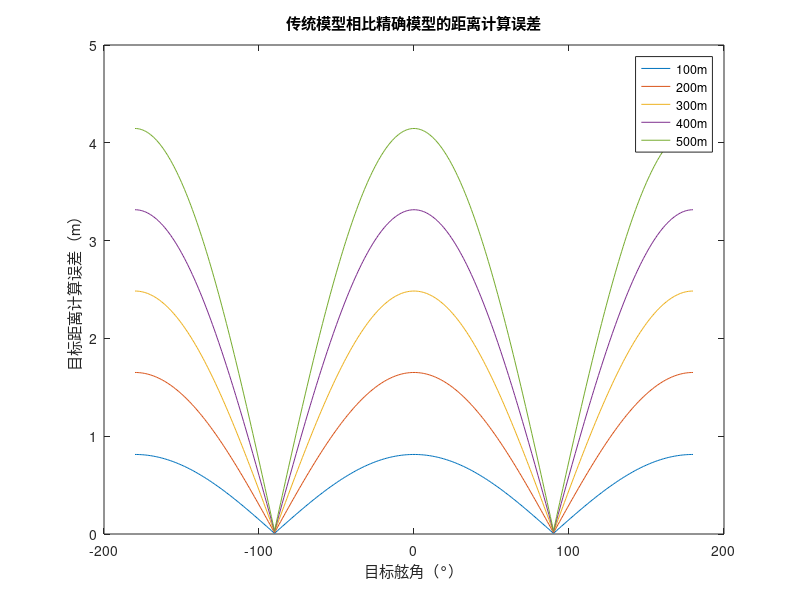
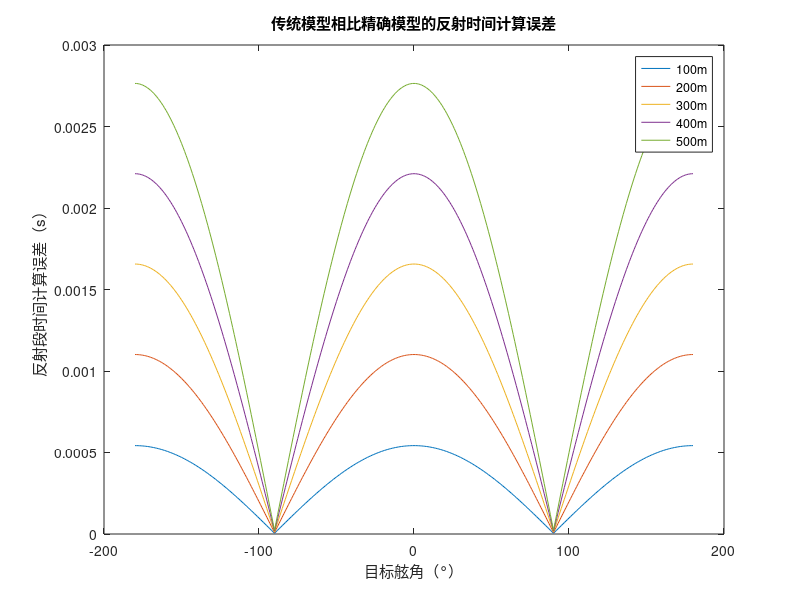
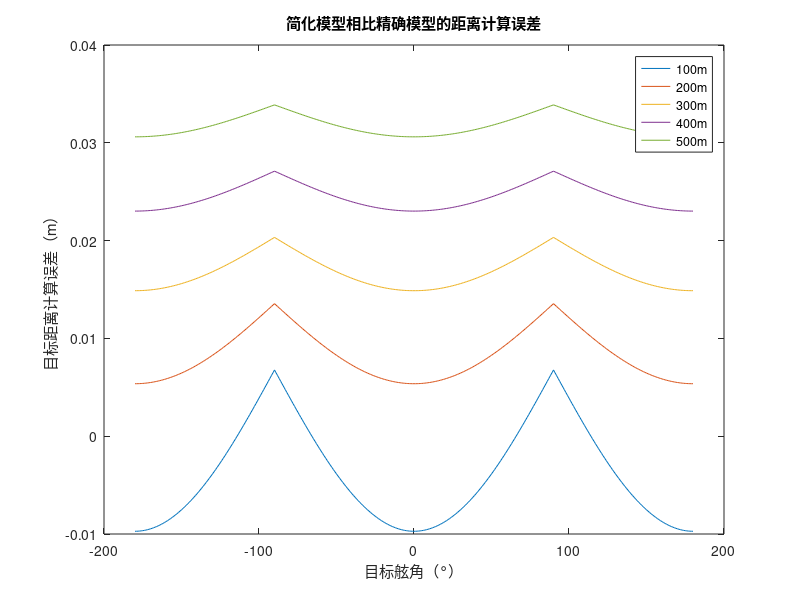
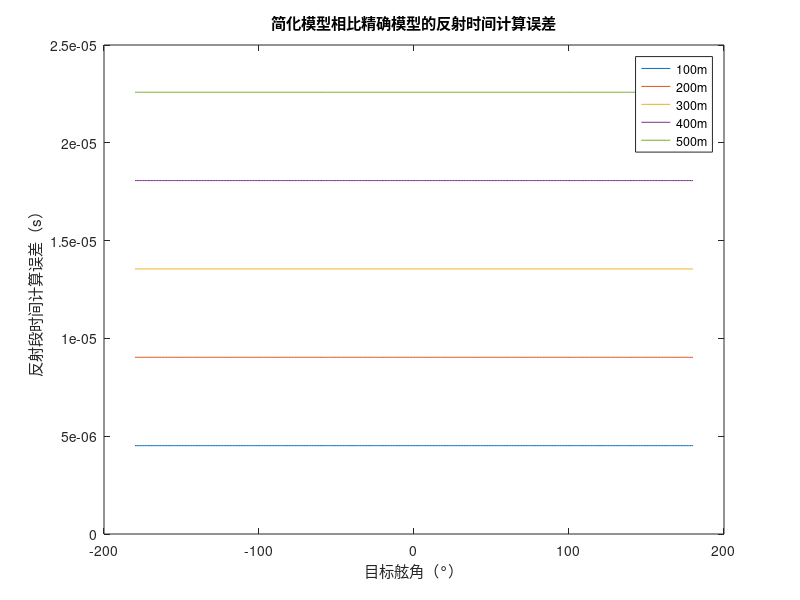

The MATLAB script that drew these images, in order:
clear;
Cs=1500;               %%假设声纳在水中的速度为1500m/s
V=24*0.5144444;        %%假设船速为24节，又每节为0.514444m/s
rad_deg=0.01745329;    %%度转换成弧度的比例因子pi/180
q1=-180:1:180;         %%目标舷角，单位为角度
H=20;                  %%假设目标深度为20m
D_jing=[100,200,300,400,500];%%目标距离
q=q1*rad_deg;          %%目标舷角，单位为弧度
for i=1:5
deita(i)=asin(H/D_jing(i));%%目标高低角，与目标距离和深度有关
    for j=1:361        %%从-180到180共有361个数据
if (-90<=q1(j))&&(q1(j)<=90)%%当目标舷角度处于-90°到90°之间时
%%D1(i)=((Cs^2-V^2)*T(j))/2/(Cs+V*cos(q(j))*cos(deita(i)));
T(j)=2*D_jing(i)*(Cs+V*cos(q(j))*cos(deita(i)))/(Cs^2-V^2);%%T为声波发出到接收的总时间，受目标舷角与目标距离的影响
t_jian(j)=Cs*T(j)/2/(Cs+V*cos(q(j))*cos(deita(i)));
D_jian(j)=Cs^2*T(j)/2/(Cs+V*cos(q(j)));
else
%%D1(i)=((Cs^2-V^2)*T(j))/2/(Cs-V*cos(q(j))*cos(deita(i)));
T(j)=2*D_jing(i)*(Cs-V*cos(q(j))*cos(deita(i)))/(Cs^2-V^2);
t_jian(j)=Cs*T(j)/2/(Cs-V*cos(q(j))*cos(deita(i)));
D_jian(j)=Cs^2*T(j)/2/(Cs-V*cos(q(j)))
end
t_jing(i)=D_jing(i)/Cs;        %%精确模型的反射段时间
t_chuan(j)=T(j)/2;          %%传统模型的反射段时间
t_error1(j,i)=t_chuan(j)-t_jing(i);%%传统模型相比于精确模型的反射段时间误差
t_error2(j,i)=t_jian(j)-t_jing(i);%%简化工程模型相对与精确模型的反射段时间误差
D_chuan(j)=Cs*T(j)/2;       %%传统模型的目标距离
D_error1(j,i)=D_chuan(j)-D_jing(i);%%传统模型相比于精确模型的目标距离误差
D_error2(j,i)=D_jian(j)-D_jing(i);%%简化模型相对与精确模型的目标距离误差
    end
end
figure;plot(q1,D_error1);legend('100m','200m','300m','400m','500m');ylabel('目标距离计算误差（m）');xlabel('目标舷角（°）');title('传统模型相比精确模型的距离计算误差')
figure;plot(q1,t_error1);legend('100m','200m','300m','400m','500m');ylabel('反射段时间计算误差（s）');xlabel('目标舷角（°）');title('传统模型相比精确模型的反射时间计算误差')
figure;plot(q1,D_error2);legend('100m','200m','300m','400m','500m');ylabel('目标距离计算误差（m）');xlabel('目标舷角（°）');title('简化模型相比精确模型的距离计算误差')
figure;plot(q1,t_error2);legend('100m','200m','300m','400m','500m');ylabel('反射段时间计算误差（s）');xlabel('目标舷角（°）');title('简化模型相比精确模型的反射时间计算误差')